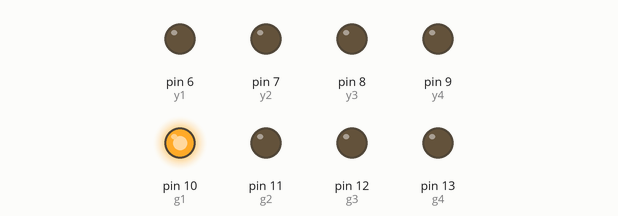
This sketch was run on a simulated Arduino Uno, built with avr-gcc and run on an emulated ATmega328P. Shown: output pins drawn as LEDs (lit = HIGH). Pins used as bus, display or sensor lines are not drawn.

Above: at 0.1 s.
At 30.1 s:
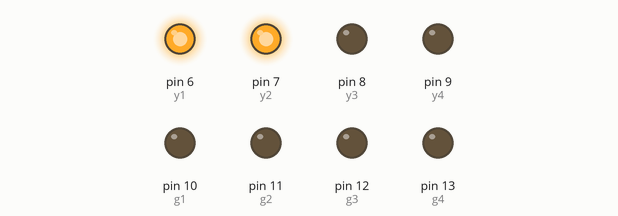
At 35.1 s:
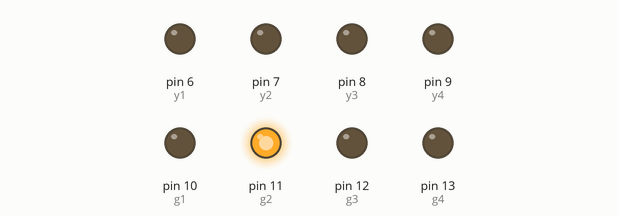
At 65.1 s:
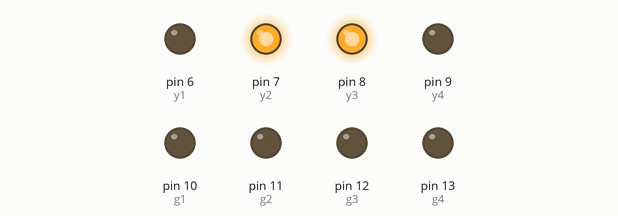
At 70.1 s:
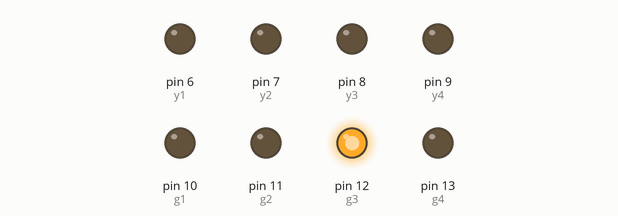
At 105.1 s:
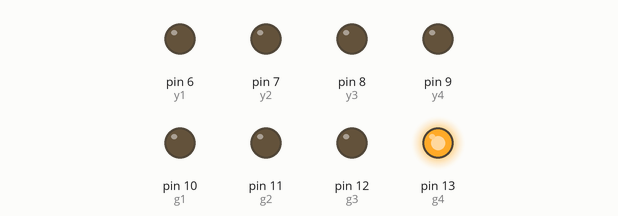
Timing chart, 0 to 106.6 s (numbered marks = the images above):
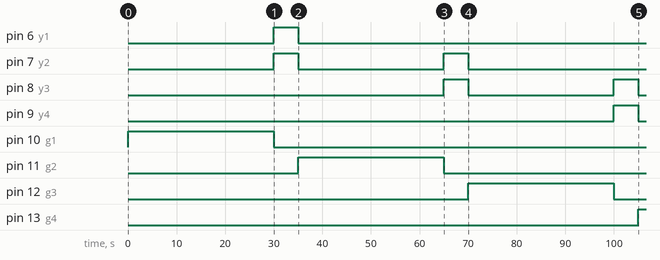

The sketch:

traffic.ino
```cpp
int r1 = 2;
int r2 = 3;
int r3 = 4;
int r4 = 5;
int y1 = 6;
int y2 = 7;
int y3 = 8;
int y4 = 9;
int g1 = 10;
int g2 = 11;
int g3 = 12;
int g4 = 13;
void setup() {
  // put your setup code here, to run once:
  pinMode(r1,OUTPUT);
  pinMode(r2,OUTPUT);
  pinMode(r3,OUTPUT);
  pinMode(r4,OUTPUT);
  pinMode(y1,OUTPUT);
  pinMode(y2,OUTPUT);
  pinMode(y3,OUTPUT);
  pinMode(y4,OUTPUT);
  pinMode(g1,OUTPUT);
  pinMode(g2,OUTPUT);
  pinMode(g3,OUTPUT);
  pinMode(g4,OUTPUT);
}

void loop() {
  // put your main code here, to run repeatedly:
  digitalWrite(g1,HIGH); //stage 1
  digitalWrite(r2,HIGH);
  digitalWrite(r3,HIGH);
  digitalWrite(r4,HIGH);
  digitalWrite(r1,LOW);
  digitalWrite(g2,LOW);
  digitalWrite(g3,LOW);
  digitalWrite(g4,LOW);
  digitalWrite(y1,LOW);
  digitalWrite(y2,LOW);
  digitalWrite(y3,LOW);
  digitalWrite(y4,LOW);
  delay(30000);
  digitalWrite(y2,HIGH);// stage2
  digitalWrite(y1,HIGH);
  digitalWrite(r3,HIGH);
  digitalWrite(r4,HIGH);
  digitalWrite(r1,LOW);
  digitalWrite(r2,LOW);
  digitalWrite(y3,LOW);
  digitalWrite(y4,LOW);
  digitalWrite(g1,LOW);
  digitalWrite(g2,LOW);
  digitalWrite(g3,LOW);
  digitalWrite(g4,LOW);
  delay(5000);
  digitalWrite(g2,HIGH);// stage 3
  digitalWrite(r1,HIGH);
  digitalWrite(r3,HIGH);
  digitalWrite(r4,HIGH);
  digitalWrite(r2,LOW);
  digitalWrite(g1,LOW);
  digitalWrite(g3,LOW);
  digitalWrite(g4,LOW);
  digitalWrite(y1,LOW);
  digitalWrite(y2,LOW);
  digitalWrite(y3,LOW);
  digitalWrite(y4,LOW);
  delay(30000);
  digitalWrite(y2,HIGH);// stage 4
  digitalWrite(y3,HIGH);
  digitalWrite(r1,HIGH);
  digitalWrite(r4,HIGH);
  digitalWrite(r2,LOW);
  digitalWrite(r3,LOW);
  digitalWrite(y4,LOW);
  digitalWrite(y1,LOW);
  digitalWrite(g1,LOW);
  digitalWrite(g2,LOW);
  digitalWrite(g3,LOW);
  digitalWrite(g4,LOW);
  delay(5000);
  digitalWrite(g3,HIGH);// stage 5
  digitalWrite(r1,HIGH);
  digitalWrite(r2,HIGH);
  digitalWrite(r4,HIGH);
  digitalWrite(r3,LOW);
  digitalWrite(g1,LOW);
  digitalWrite(g2,LOW);
  digitalWrite(g4,LOW);
  digitalWrite(y1,LOW);
  digitalWrite(y2,LOW);
  digitalWrite(y3,LOW);
  digitalWrite(y4,LOW);
  delay(30000);
  digitalWrite(y3,HIGH);// stage 6
  digitalWrite(y4,HIGH);
  digitalWrite(r1,HIGH);
  digitalWrite(r2,HIGH);
  digitalWrite(r3,LOW);
  digitalWrite(r4,LOW);
  digitalWrite(y1,LOW);
  digitalWrite(y2,LOW);
  digitalWrite(g1,LOW);
  digitalWrite(g2,LOW);
  digitalWrite(g3,LOW);
  digitalWrite(g4,LOW);
  delay(5000);
  digitalWrite(g4,HIGH);// stage 7
  digitalWrite(r1,HIGH);
  digitalWrite(r2,HIGH);
  digitalWrite(r3,HIGH);
  digitalWrite(r4,LOW);
  digitalWrite(g1,LOW);
  digitalWrite(g2,LOW);
  digitalWrite(g3,LOW);
  digitalWrite(y1,LOW);
  digitalWrite(y2,LOW);
  digitalWrite(y3,LOW);
  digitalWrite(y4,LOW);
  delay(30000);
  digitalWrite(y1,HIGH);// stage 8
  digitalWrite(y4,HIGH);
  digitalWrite(r3,HIGH);
  digitalWrite(r2,HIGH);
  digitalWrite(r1,LOW);
  digitalWrite(r4,LOW);
  digitalWrite(y3,LOW);
  digitalWrite(y2,LOW);
  digitalWrite(g1,LOW);
  digitalWrite(g2,LOW);
  digitalWrite(g3,LOW);
  digitalWrite(g4,LOW);
  delay(5000);
}
```

Measured:
- by itself, pin 6 (y1): LOW → HIGH at 30.0 s, → LOW 5.0 s later
- by itself, pin 7 (y2): alternates HIGH for 5.0 s and LOW for 30.0 s, 4 changes in all, then stays LOW
- by itself, pin 8 (y3): LOW → HIGH at 65.0 s, → LOW 5.0 s later, → HIGH 30.0 s later, → LOW 5.0 s later, … (4 changes in this stretch)
- by itself, pin 9 (y4): LOW → HIGH at 100 s, → LOW 5.0 s later
- by itself, pin 10 (g1): LOW → HIGH at 0.00 s, → LOW 30.0 s later
- by itself, pin 11 (g2): LOW → HIGH at 35.0 s, → LOW 30.0 s later
- by itself, pin 12 (g3): LOW → HIGH at 70.0 s, → LOW 30.0 s later
- by itself, pin 13 (g4): LOW → HIGH at 105 s
